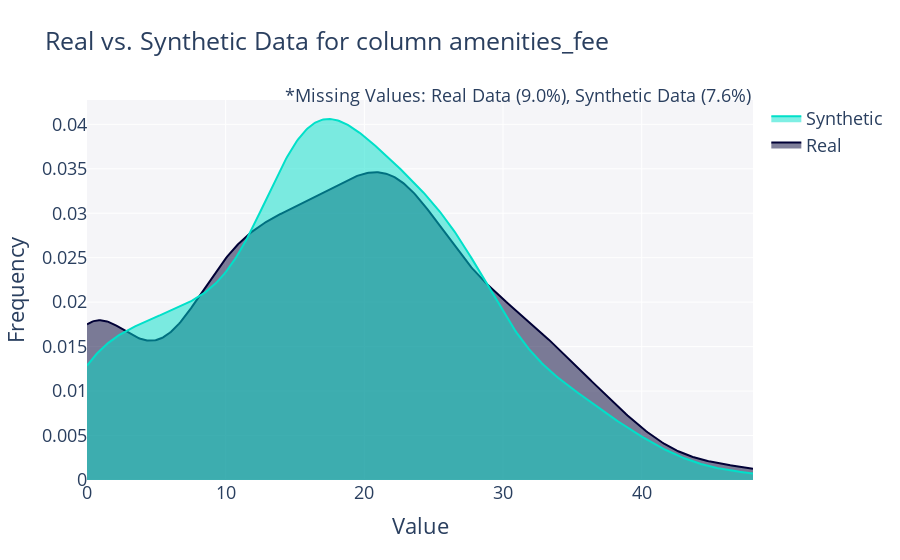

The notebook cell this image was saved under:
### Code cell
from sdv.evaluation.single_table import get_column_plot

fig = get_column_plot(
    real_data=real_data,
    synthetic_data=synthetic_data,
    column_name='amenities_fee',
    metadata=metadata
)

fig.show()

### Figure 1 — Plotly figure (JSON) as saved in the notebook; plotly's stock layout.template omitted (floating-point values rounded to 4 significant figures; data arrays with more than 128 entries replaced by an {"elided": "..."} marker saying what was removed)
{"data": [{"fill": "tozeroy", "hovertemplate": "<b>Real</b><br>Value: %{x}<br>Frequency: %{y}<extra></extra>", "legendgroup": "Real", "marker": {"color": "#000036"}, "mode": "lines", "name": "Real", "showlegend": true, "type": "scatter", "x": {"elided": "500 float values"}, "xaxis": "x", "y": {"elided": "500 float values"}, "yaxis": "y"}, {"fill": "tozeroy", "hovertemplate": "<b>Synthetic</b><br>Value: %{x}<br>Frequency: %{y}<extra></extra>", "legendgroup": "Synthetic", "marker": {"color": "#01E0C9"}, "mode": "lines", "name": "Synthetic", "showlegend": true, "type": "scatter", "x": {"elided": "500 float values"}, "xaxis": "x", "y": {"elided": "500 float values"}, "yaxis": "y"}], "layout": {"annotations": [{"showarrow": false, "text": "*Missing Values: Real Data (9.0%), Synthetic Data (7.6%)", "x": 1, "xref": "paper", "y": 1.05, "yref": "paper"}], "barmode": "overlay", "font": {"size": 18}, "hovermode": "closest", "legend": {"traceorder": "reversed"}, "plot_bgcolor": "#F5F5F8", "title": {"text": "Real vs. Synthetic Data for column amenities_fee"}, "xaxis": {"anchor": "y2", "domain": [0, 1], "title": {"text": "Value"}, "zeroline": false}, "yaxis": {"anchor": "free", "domain": [0, 1], "position": 0, "title": {"text": "Frequency"}}}}
